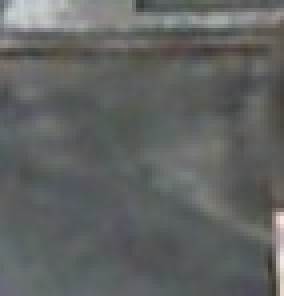
#> input picture images/empty/2013-02-22_06_10_00#023.jpg, 71 x 74 px (shown 4 times larger); its folder holds 4 pictures in this run
$ python SIFT.py
#> lines starting #> are read from the running program, lines starting #| are printed output that depends on the picture
import numpy as np
import cv2 as cv
from sklearn.model_selection import train_test_split, GridSearchCV
from sklearn.svm import SVC # This is the SVM classifier
from matplotlib import pyplot as plt
import glob
import pickle
from sklearn.metrics import classification_report, confusion_matrix, f1_score

def reshape_image(filePath):
  desired_size = 250
  im = cv.imread(filePath)
#> im is the input picture: shape (74, 71, 3); mean B, G, R 98.2, 99.1, 96.7
  print(im.shape)
#| (74, 71, 3)
  old_size = im.shape[:2] # old_size is in (height, width) format
#> old_size = (74, 71)
  ratio = float(desired_size)/max(old_size)
#> ratio = 3.38
  new_size = tuple([int(x*ratio) for x in old_size])
#> new_size = (250, 239)
  # new_size should be in (width, height) format
  im = cv.resize(im, (new_size[1], new_size[0]))
#> im: shape (250, 239, 3)
  delta_w = desired_size - new_size[1]
#> delta_w = 11
  delta_h = desired_size - new_size[0]
#> delta_h = 0
  top, bottom = delta_h//2, delta_h-(delta_h//2)
#> top = 0; bottom = 0
  left, right = delta_w//2, delta_w-(delta_w//2)
#> left = 5; right = 6
  color = [0, 0, 0]
  new_im = cv.copyMakeBorder(im, top, bottom, left, right, cv.BORDER_CONSTANT,value=color)
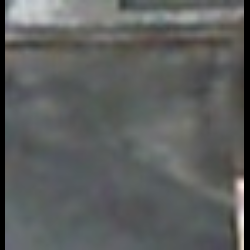
#> new_im: shape (250, 250, 3); mean B, G, R 93.7, 94.7, 92.3
  gray= cv.cvtColor(new_im,cv.COLOR_BGR2GRAY)
  return gray

def sift(*args, **kwargs):
    try:
        return cv.xfeatures2d.SIFT_create(*args, **kwargs)
    except:
        return cv.SIFT()
def dsift(img, step=5):
#> called with step = 5
    keypoints = [
        cv.KeyPoint(x, y, step)
        for y in range(0, img.shape[0], step)
        for x in range(0, img.shape[1], step)
    ]
    features = sift().compute(img, keypoints)[1]
    features /= features.sum(axis=1).reshape(-1, 1)
    return features


X = []
y = []
#sift = cv.xfeatures2d.SIFT_create() #docs: https://docs.opencv.org/3.4/d5/d3c/classcv_1_1xfeatures2d_1_1SIFT.html
#dense=cv.FeatureDetector_create("Dense")
i = 0;
for filename in glob.glob('../images/empty/*'):
	if(i < 5):

		#img = cv.imread(filename)
		#gray= cv.cvtColor(img,cv.COLOR_BGR2GRAY)
		img = reshape_image(filename)
		#cv.imshow('img',img)
		#cv.waitKey(0)
		des = dsift(img)
		# [7 lines of commented-out code are left out]
		X.append(des)
		y.append(0)
		i = i + 1
#> pass 2 of the loop `for filename in glob.glob('../images/empty/*'):`:
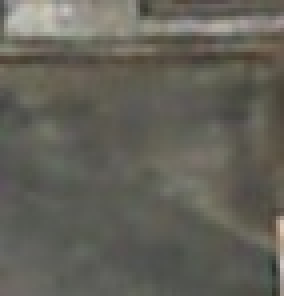
#> input picture images/empty/2013-02-22_16_00_10#023.jpg, 71 x 74 px (shown 4 times larger)
#> in reshape_image, im is the input picture: shape (74, 71, 3); mean B, G, R 88.5, 97.4, 99
#| (74, 71, 3)
#> im: shape (250, 239, 3)
#> in reshape_image (call 2), `new_im = cv.copyMakeBorder(im, top, bottom, left, right, cv.BORDER_CON..`:
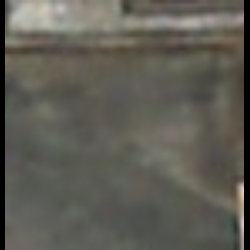
#> new_im: shape (250, 250, 3); mean B, G, R 84.5, 93, 94.5
#> pass 3 of the loop `for filename in glob.glob('../images/empty/*'):`:
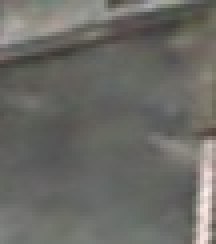
#> input picture images/empty/2013-02-23_06_55_01#026.jpg, 54 x 61 px (shown 4 times larger)
#> in reshape_image, im is the input picture: shape (61, 54, 3); mean B, G, R 101.6, 106.4, 106.9
#| (61, 54, 3)
#> im: shape (249, 221, 3)
#> in reshape_image (call 3), `new_im = cv.copyMakeBorder(im, top, bottom, left, right, cv.BORDER_CON..`:
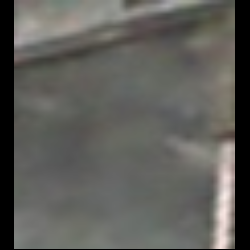
#> new_im: shape (250, 250, 3); mean B, G, R 89.3, 93.6, 94
#> the loop made 4 passes; the first 3 are shown
		#print(des)
for filename in glob.glob('../images/occupied/*'):
	if(i < 10):
		#img = cv.imread(filename)
		#gray= cv.cvtColor(img,cv.COLOR_BGR2GRAY)
		img = reshape_image(filename)
		des = dsift(img)
		#kp=dense.detect(gray)
		#kp,des=sift.compute(gray,kp)
		X.append(des)
		y.append(1)
		i = i + 1
		#print(des)
		#print(i)
X = np.asarray(X)
y = np.asarray(y)
X_train, X_test, y_train, y_test = train_test_split(X, y, random_state=0, test_size=0.2)
nx, nxx, nyx = X_train.shape
#> nx = 3; nxx = 2500; nyx = 128
#ny, nxy, nyy = y_train.shape
X_train = np.nan_to_num(X_train)
X_train = X_train.reshape((nx,nxx*nyx))
#y_train = y_train.reshape((ny,nxy*nyy))
#> (the run stopped early here; a loop or call above may not have finished)
